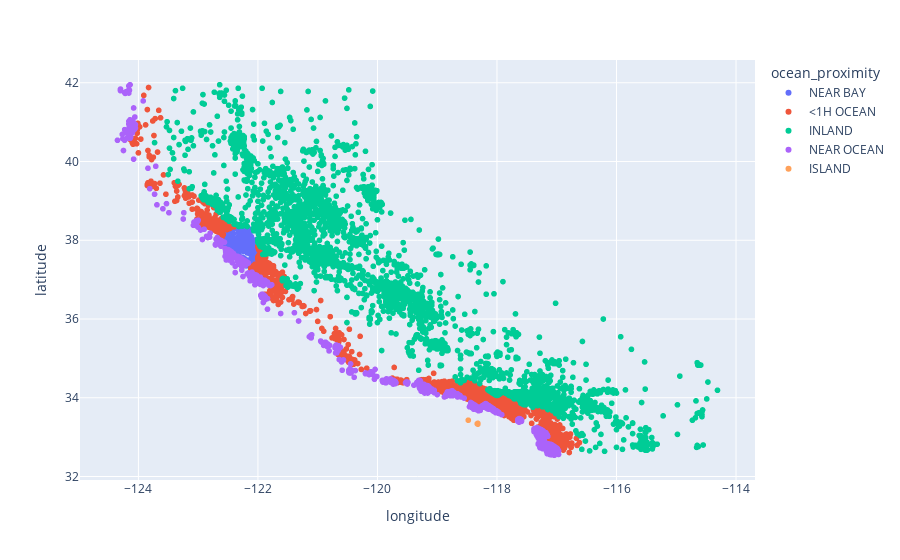

Source (notebook cell):
### Code cell
px.scatter(df, x='longitude', y='latitude', color='ocean_proximity',  )

### Figure 1 — Plotly figure (JSON) as saved in the notebook; plotly's stock layout.template omitted (floating-point values rounded to 4 significant figures; data arrays with more than 128 entries replaced by an {"elided": "..."} marker saying what was removed)
{"data": [{"hovertemplate": "ocean_proximity=NEAR BAY<br>longitude=%{x}<br>latitude=%{y}<extra></extra>", "legendgroup": "NEAR BAY", "marker": {"color": "#636efa", "symbol": "circle"}, "mode": "markers", "name": "NEAR BAY", "showlegend": true, "type": "scattergl", "x": {"elided": "2290 float values"}, "xaxis": "x", "y": {"elided": "2290 float values"}, "yaxis": "y"}, {"hovertemplate": "ocean_proximity=<1H OCEAN<br>longitude=%{x}<br>latitude=%{y}<extra></extra>", "legendgroup": "<1H OCEAN", "marker": {"color": "#EF553B", "symbol": "circle"}, "mode": "markers", "name": "<1H OCEAN", "showlegend": true, "type": "scattergl", "x": {"elided": "9136 float values"}, "xaxis": "x", "y": {"elided": "9136 float values"}, "yaxis": "y"}, {"hovertemplate": "ocean_proximity=INLAND<br>longitude=%{x}<br>latitude=%{y}<extra></extra>", "legendgroup": "INLAND", "marker": {"color": "#00cc96", "symbol": "circle"}, "mode": "markers", "name": "INLAND", "showlegend": true, "type": "scattergl", "x": {"elided": "6551 float values"}, "xaxis": "x", "y": {"elided": "6551 float values"}, "yaxis": "y"}, {"hovertemplate": "ocean_proximity=NEAR OCEAN<br>longitude=%{x}<br>latitude=%{y}<extra></extra>", "legendgroup": "NEAR OCEAN", "marker": {"color": "#ab63fa", "symbol": "circle"}, "mode": "markers", "name": "NEAR OCEAN", "showlegend": true, "type": "scattergl", "x": {"elided": "2658 float values"}, "xaxis": "x", "y": {"elided": "2658 float values"}, "yaxis": "y"}, {"hovertemplate": "ocean_proximity=ISLAND<br>longitude=%{x}<br>latitude=%{y}<extra></extra>", "legendgroup": "ISLAND", "marker": {"color": "#FFA15A", "symbol": "circle"}, "mode": "markers", "name": "ISLAND", "showlegend": true, "type": "scattergl", "x": [-118.3, -118.3, -118.3, -118.3, -118.5], "xaxis": "x", "y": [33.35, 33.34, 33.33, 33.34, 33.43], "yaxis": "y"}], "layout": {"legend": {"title": {"text": "ocean_proximity"}, "tracegroupgap": 0}, "margin": {"t": 60}, "xaxis": {"anchor": "y", "domain": [0, 1], "title": {"text": "longitude"}}, "yaxis": {"anchor": "x", "domain": [0, 1], "title": {"text": "latitude"}}}}
